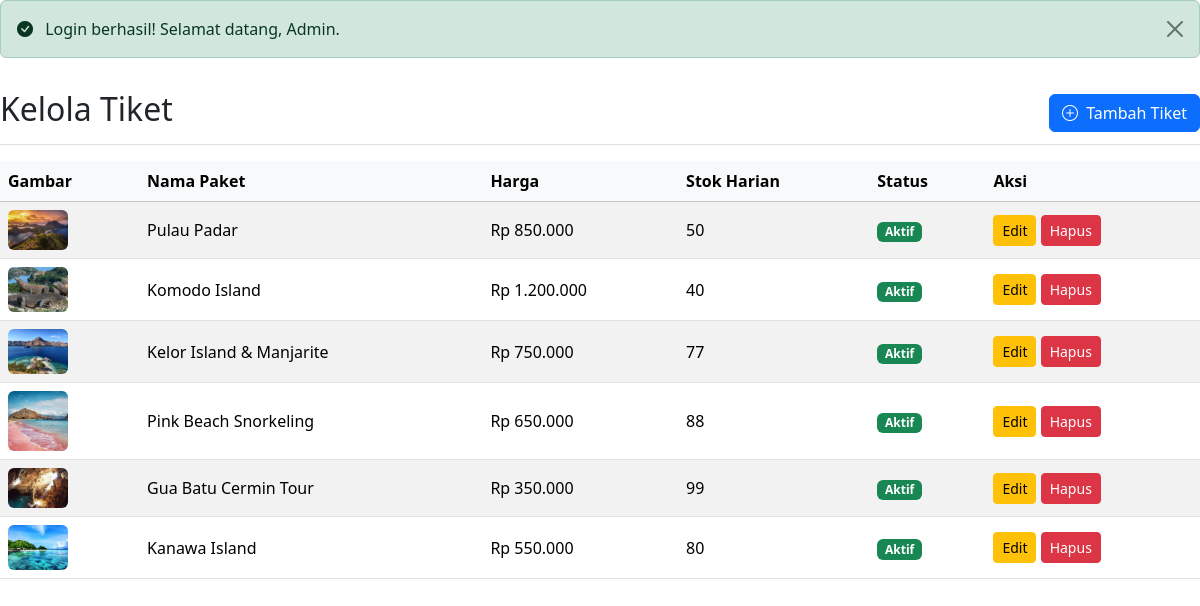
The page /admin/halaman/kelola_tiket.php (signed in) on the database its author committed.
### tables this page shows
CREATE TABLE `tiket` (
  `id` int NOT NULL,
  `nama_paket` varchar(100) NOT NULL,
  `deskripsi` text NOT NULL,
  `harga` decimal(10,2) NOT NULL,
  `durasi` varchar(50) NOT NULL,
  `kategori` varchar(50) NOT NULL,
  `gambar` varchar(255) NOT NULL,
  `stok` int DEFAULT '0',
  `status` enum('aktif','nonaktif') DEFAULT 'aktif',
  `fasilitas` text,
  `itinerary` text,
  `syarat` text,
  `latitude` decimal(10,6) DEFAULT NULL,
  `longitude` decimal(10,6) DEFAULT NULL,
  `created_at` timestamp NULL DEFAULT CURRENT_TIMESTAMP,
  `updated_at` timestamp NULL DEFAULT CURRENT_TIMESTAMP ON UPDATE CURRENT_TIMESTAMP
);

### admin/halaman/kelola_tiket.php (the view, shortened to what this page needs)
<?php
include '../../database/konek.php';
include '../../includes/boot.php';
include '../../includes/alerts.php';
?>
<div class="d-flex justify-content-between flex-wrap flex-md-nowrap align-items-center pt-3 pb-2 mb-3 border-bottom">
    <h1 class="h2">Kelola Tiket</h1>
    <a href="?page=kelola_tiket&action=add" class="btn btn-primary"><i class="bi bi-plus-circle me-1"></i> Tambah Tiket</a>
</div>
<div class="table-responsive">
    <table class="table table-striped table-hover align-middle">
        <thead class="table-light">
            <tr>
                <th>Gambar</th>
                <th>Nama Paket</th>
                <th>Harga</th>
                <th>Stok Harian</th>
                <th>Status</th>
                <th>Aksi</th>
            </tr>
        </thead>
        <tbody>
            <?php
            $query_tiket = $konek->query("SELECT * FROM tiket ORDER BY created_at DESC");
            if ($query_tiket->num_rows > 0) {
                while($data = $query_tiket->fetch_assoc()) {
                    $tanggal_hari_ini = date('Y-m-d');
                    $query_stok = $konek->prepare("SELECT stok_tersisa FROM stok_harian WHERE tiket_id = ? AND tanggal = ?");
                    $query_stok->bind_param("is", $data['id'], $tanggal_hari_ini);
                    $query_stok->execute();
                    $result_stok = $query_stok->get_result();
                    $stok_tersedia = 0;
                    if ($result_stok->num_rows > 0) {
                        $stok_data = $result_stok->fetch_assoc();
                        $stok_tersedia = $stok_data['stok_tersisa'];
                    } else {
                        $stok_tersedia = $data['stok'];
                    }
                    echo "<tr>
                        <td><img src='../../assets/images/tiket/".htmlspecialchars($data['gambar'])."' width='60' class='rounded'></td>
                        <td>".htmlspecialchars($data['nama_paket'])."</td>
                        <td>Rp " . number_format($data['harga'], 0, ',', '.') . "</td>
                        <td>" . htmlspecialchars($stok_tersedia) . "</td>
                        <td><span class='badge bg-" . (($data['status']=='aktif') ? 'success' : 'danger') . "'>" . ucfirst(htmlspecialchars($data['status'])) . "</span></td>
                        <td>
                            <a href='?page=kelola_tiket&action=edit&id=" . htmlspecialchars($data['id']) . "' class='btn btn-sm btn-warning'>Edit</a>
                            <a href='proses/hapus_tiket.php?id=" . htmlspecialchars($data['id']) . "' class='btn btn-sm btn-danger' onclick='return confirm(\"Yakin ingin hapus?\")'>Hapus</a>
                        </td>
                    </tr>";
                }
            } else {
                echo "<tr><td colspan='6' class='text-center'>Tidak ada data.</td></tr>";
            }
            ?>
        </tbody>
    </table>
</div>

### rows shown on the page
tiket: gambar (picture), nama_paket "Pulau Padar", harga "850.000", stok "50", status "Aktif"
tiket: gambar (picture), nama_paket "Komodo Island", harga "1.200.000", stok "40", status "Aktif"
tiket: gambar (picture), nama_paket "Kelor Island & Manjarite", harga "750.000", stok "77", status "Aktif"
tiket: gambar (picture), nama_paket "Pink Beach Snorkeling", harga "650.000", stok "88", status "Aktif"
tiket: gambar (picture), nama_paket "Gua Batu Cermin Tour", harga "350.000", stok "99", status "Aktif"
tiket: gambar (picture), nama_paket "Kanawa Island", harga "550.000", stok "80", status "Aktif"

### other values the page prints
$_SESSION['success_message'] "Login berhasil! Selamat datang, Admin."
